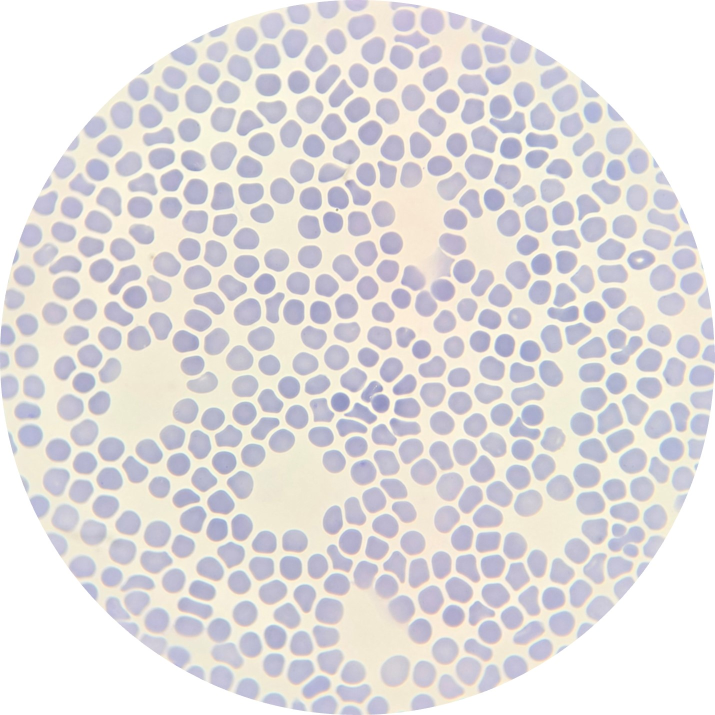
#> input picture Cell-Counting/sample_1.jpg, 1429 x 1430 px, given in place of Sample_1.png, which was not available (shown at 1/2 size)
$ python '개수세기_통합(kmeans-watershed)_HSV.py'
#> lines starting #> are read from the running program, lines starting #| are printed output that depends on the picture; after the words box and inside, x2 and y2 are one past the last pixel; in counts of white or black regions, pixels touching at a corner belong together; pictures that were not available may be replaced by others from this repository, and a replacement may not be noted
import cv2
import numpy as np
import matplotlib.pyplot as plt
from mpl_toolkits.mplot3d import Axes3D

# ===============================
# 0. 이미지 로드
# ===============================
img = cv2.imread("Contour_method\Sample_1.png")
#> img is the input picture: shape (1430, 1429, 3); mean B, G, R 221.9, 221.7, 225.1
assert img is not None, "이미지를 불러올 수 없습니다."

orig = img.copy()
img_rgb = cv2.cvtColor(img, cv2.COLOR_BGR2RGB)
img_hsv = cv2.cvtColor(img, cv2.COLOR_BGR2HSV)
#> img_hsv: shape (1430, 1429, 3); mean H, S, V 58.9, 19.6, 231.8

# ===============================
# 1. HSV 전체 기반 k-means
# ===============================
Z = img_hsv.reshape((-1, 3)).astype(np.float32)

K = 2
criteria = (cv2.TERM_CRITERIA_EPS + cv2.TERM_CRITERIA_MAX_ITER, 10, 1.0)

_, labels, centers = cv2.kmeans(
    Z, K, None, criteria, 10, cv2.KMEANS_RANDOM_CENTERS
)
#> centers = [[124.5, 23.4, 209.1], [14.5, 17.09, 247.4]]

labels_2d = labels.reshape(img.shape[:2])
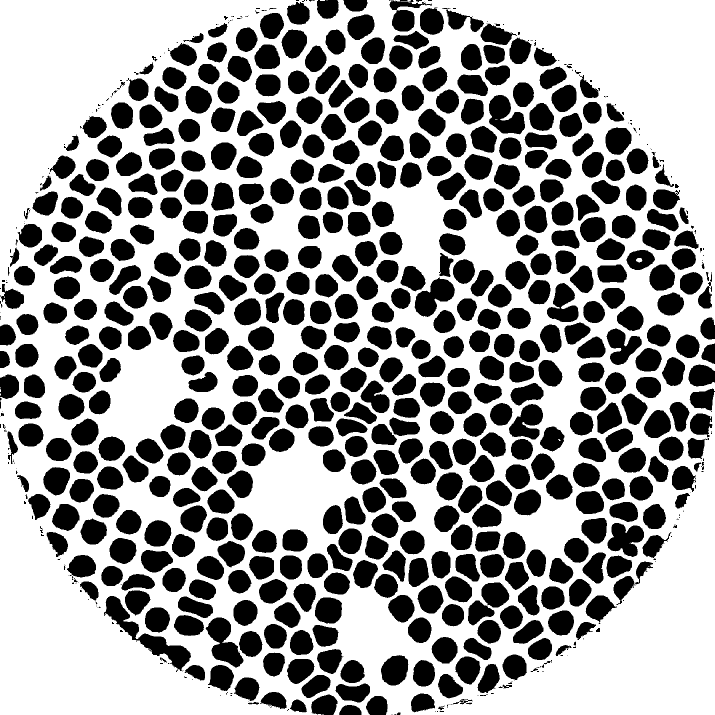
#> labels_2d: shape (1430, 1429) int32 (shown at 1/2 size); values 0 (black) and 1 (white), 59.6% white; 763 black regions (222 under 20 px), largest, box (x1, y1, x2, y2) and area: (208, 1192, 382, 1344) 5900, (412, 1235, 487, 1335) 3923, (978, 190, 1050, 269) 3658

# ===============================
# 2. 적혈구 클러스터 선택 (HSV 전체 기준)
#    보통: Value가 낮거나 Saturation이 높은 쪽
# ===============================
# 여기서는 Value가 낮은 클러스터를 적혈구로 가정
rbc_cluster = np.argmin(centers[:, 2])
#> rbc_cluster = 0

binary = np.zeros_like(labels_2d, dtype=np.uint8)
binary[labels_2d == rbc_cluster] = 255

# ===============================
# 3. Morphology
# ===============================
kernel = np.ones((3, 3), np.uint8)

opening = cv2.morphologyEx(binary, cv2.MORPH_OPEN, kernel, iterations=2)
sure_bg = cv2.dilate(opening, kernel, iterations=2)

# ===============================
# 4. Distance Transform
# ===============================
dist = cv2.distanceTransform(opening, cv2.DIST_L2, 5)

# ===============================
# 5. Marker 생성
# ===============================
_, sure_fg = cv2.threshold(
    dist, 0.4 * dist.max(), 255, 0
)
sure_fg = np.uint8(sure_fg)

unknown = cv2.subtract(sure_bg, sure_fg)

num_labels, markers = cv2.connectedComponents(sure_fg)
markers = markers + 1
markers[unknown == 255] = 0

# ===============================
# 6. Watershed
# ===============================
markers = cv2.watershed(img, markers)
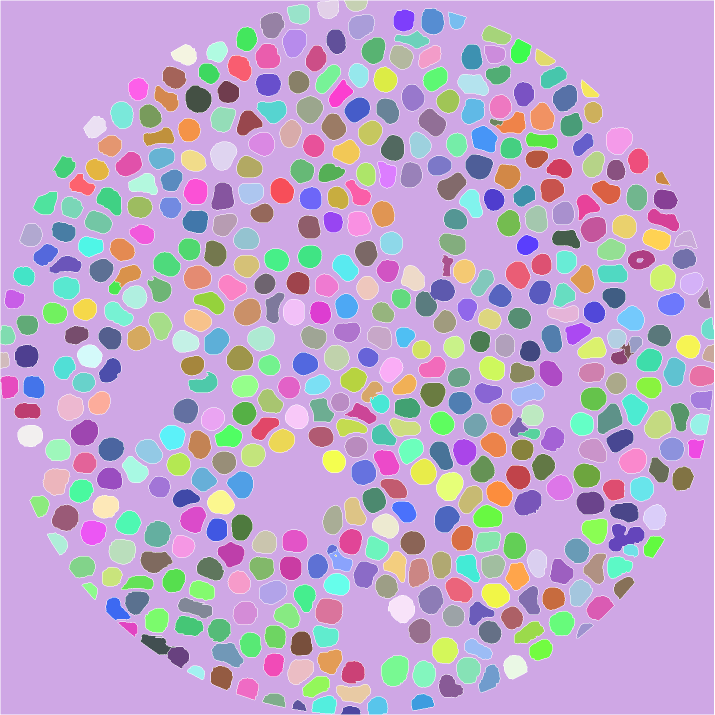
#> markers: shape (1430, 1429) int32 (shown at 1/2 size); 494 distinct labels, from -1 to 493; one colour per label, 0 black, -1 white

# ===============================
# 7. Contour & 개수 세기
# ===============================
output = orig.copy()
rbc_count = 0

for label in np.unique(markers):
    if label <= 1:
        continue

    mask = np.zeros(binary.shape, dtype="uint8")
    mask[markers == label] = 255

    cnts, _ = cv2.findContours(
        mask, cv2.RETR_EXTERNAL, cv2.CHAIN_APPROX_SIMPLE
    )

    if not cnts:
        continue

    cnt = max(cnts, key=cv2.contourArea)
    area = cv2.contourArea(cnt)

    if area < 30:
        continue

    cv2.drawContours(output, [cnt], -1, (0, 255, 0), 1)
    rbc_count += 1
#> this loop made 494 passes
#> area on passes 3 to 5: 703.5, 1144.5, 1324
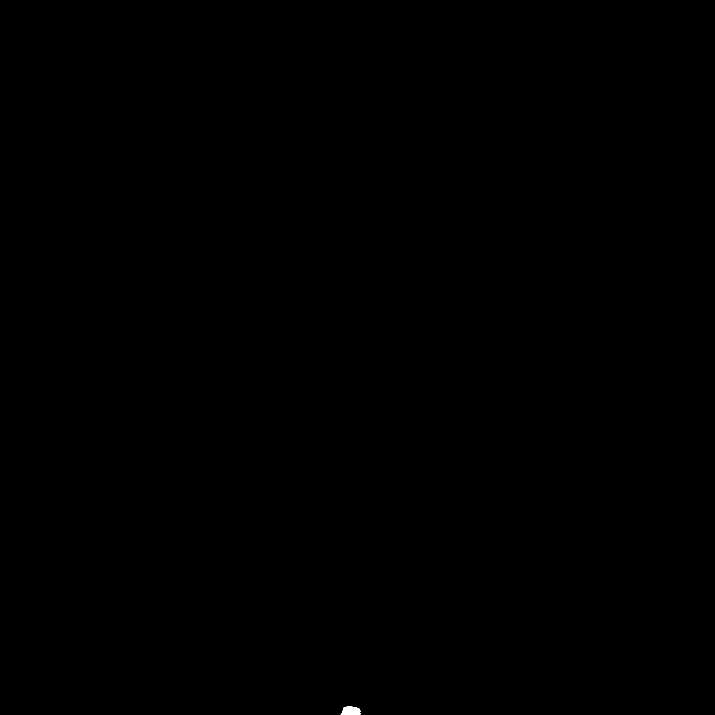
#> mask: shape (1430, 1429) (shown at 1/2 size); 0.03% white; 1 white region, box (x1, y1, x2, y2) and area: (681, 1412, 721, 1429) 532
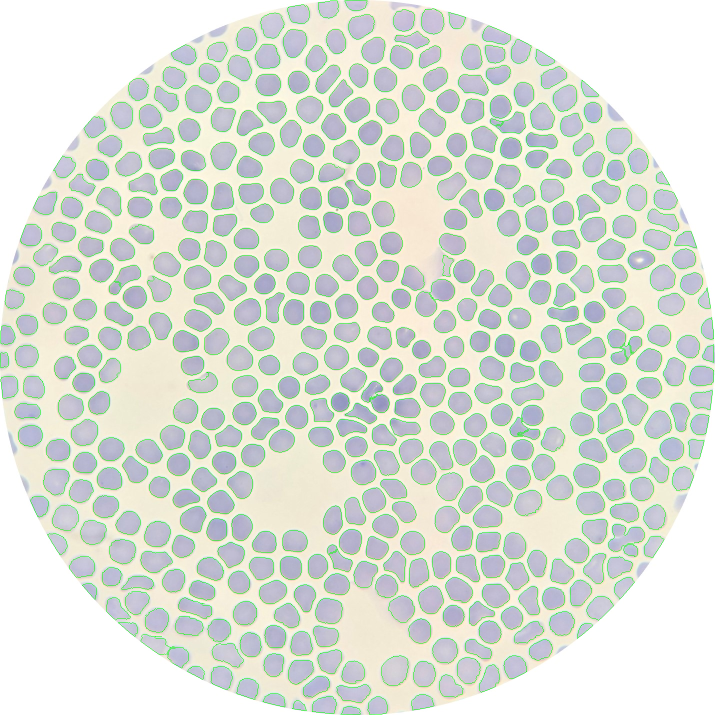
#> output: shape (1430, 1429, 3) (shown at 1/2 size); 3.21% of pixels changed, all inside (x1, y1, x2, y2) = (1, 1, 1428, 1429)
#> after the loop, rbc_count = 491

print("적혈구 개수:", rbc_count)
#| 적혈구 개수: 491

# ===============================
# 8. 결과 시각화
# ===============================
fig, ax = plt.subplots(2, 3, figsize=(15, 10))

ax[0,0].imshow(img_rgb)
ax[0,0].set_title("Original")

ax[0,1].imshow(labels_2d, cmap="tab10")
ax[0,1].set_title("HSV k-means Labels")

ax[0,2].imshow(binary, cmap="gray")
ax[0,2].set_title("HSV Cluster Mask")

ax[1,0].imshow(dist, cmap="jet")
ax[1,0].set_title("Distance Transform")

ax[1,1].imshow(markers, cmap="tab20")
ax[1,1].set_title("Watershed Labels")

ax[1,2].imshow(cv2.cvtColor(output, cv2.COLOR_BGR2RGB))
ax[1,2].set_title(f"Result (Count = {rbc_count})")

for a in ax.flatten():
    a.axis("off")

plt.tight_layout()
plt.show()
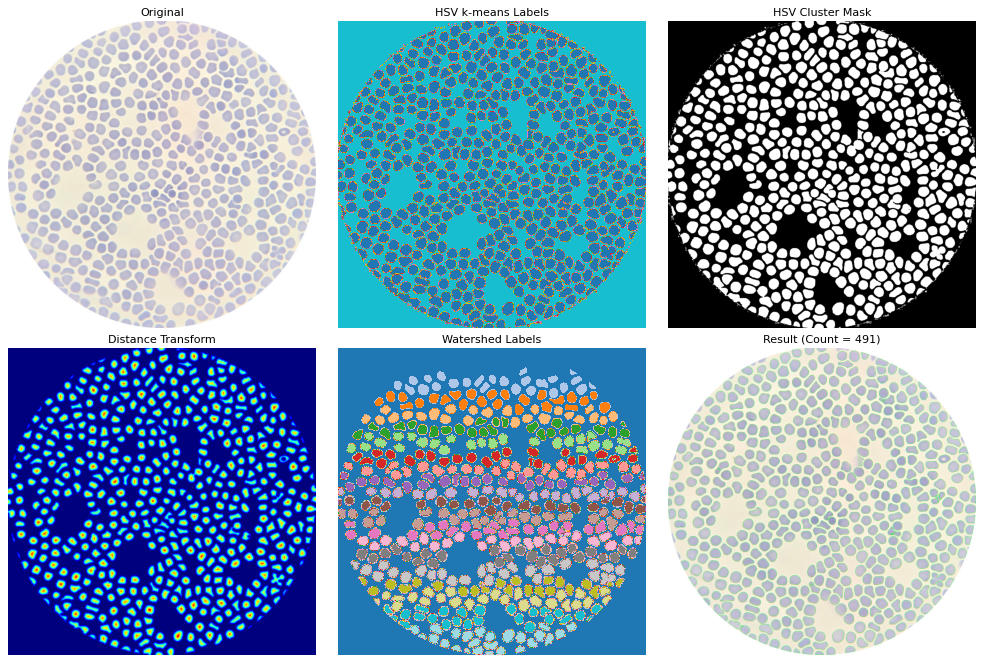
#> figure drawn by matplotlib, 6 panels

# ===============================
# 9. HSV 픽셀 3D 분포 시각화
# ===============================
pixels_hsv = img_hsv.reshape(-1, 3)
pixels_rgb = img_rgb.reshape(-1, 3)

num_samples = 15000
if pixels_hsv.shape[0] > num_samples:
    idx = np.random.choice(pixels_hsv.shape[0], num_samples, replace=False)
#> idx = 15000 values, max 2043339 at index 1476, min 151 at index 13224, mean 1021563.3
    pixels_hsv = pixels_hsv[idx]
    pixels_rgb = pixels_rgb[idx]

colors = pixels_rgb / 255.0

fig = plt.figure(figsize=(7,6))
ax = fig.add_subplot(111, projection='3d')

ax.scatter(
    pixels_hsv[:,0],
    pixels_hsv[:,1],
    pixels_hsv[:,2],
    c=colors,
    s=2
)

ax.set_title("HSV Pixel Distribution (3D)")
ax.set_xlabel("Hue")
ax.set_ylabel("Saturation")
ax.set_zlabel("Value")

plt.tight_layout()
plt.show()
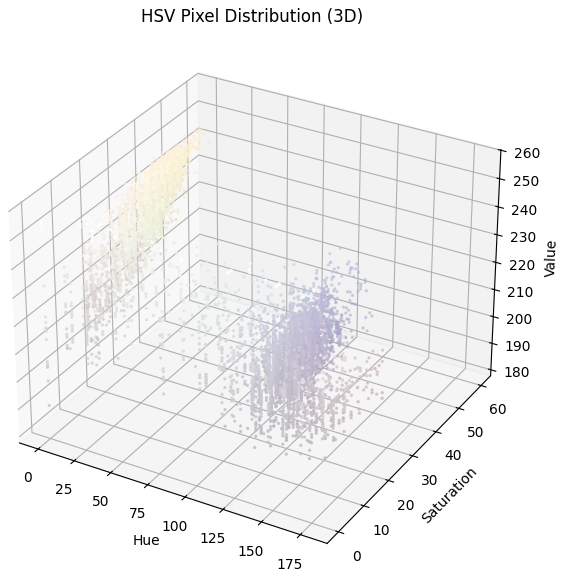
#> figure drawn by matplotlib, 1 panel

$ run again, with Cell-Counting/sample_infected_1.jpg copied over Cell-Counting/sample_1.jpg
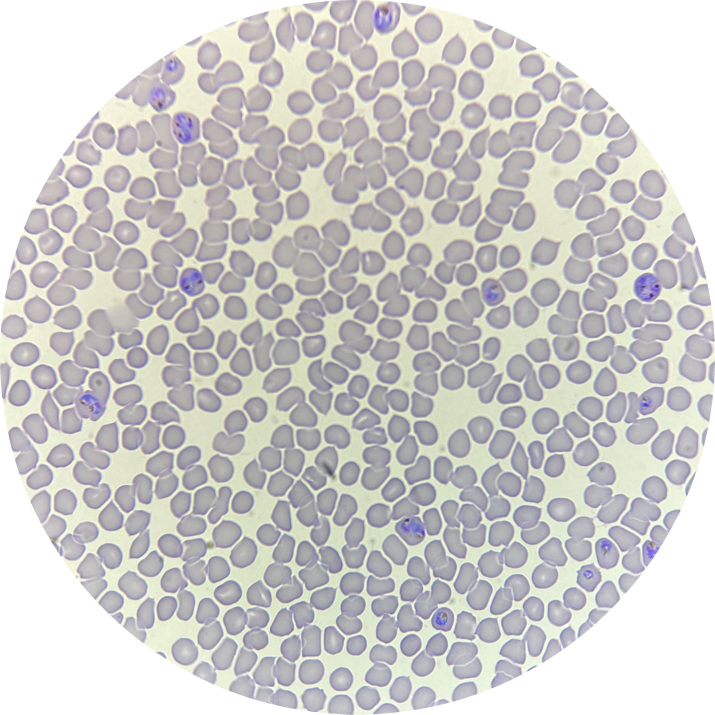
#> input picture Cell-Counting/sample_infected_1.jpg, 1430 x 1429 px, given in place of Sample_1.png, which was not available (shown at 1/2 size)
#> img is the input picture: shape (1429, 1430, 3); mean B, G, R 202.1, 203.6, 204.9
#> img_hsv: shape (1429, 1430, 3); mean H, S, V 64.5, 16.4, 209.8
#> centers = [[132.4, 20.06, 179.5], [18.53, 13.98, 230.6]]
#> `labels_2d = labels.reshape(img.shape[:2])`:
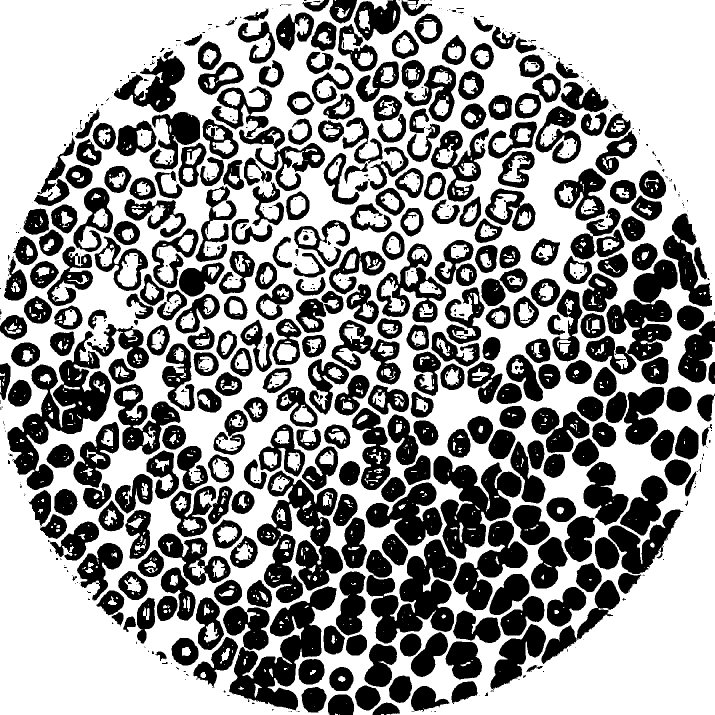
#> labels_2d: shape (1429, 1430) int32 (shown at 1/2 size); values 0 (black) and 1 (white), 59.6% white; 763 black regions (400 under 20 px), largest, box (x1, y1, x2, y2) and area: (15, 662, 222, 980) 22403, (514, 941, 686, 1206) 21609, (458, 1173, 673, 1421) 19890
#> rbc_cluster = 0
#> markers: shape (1429, 1430) int32; 237 distinct labels, from -1 to 237
#> the loop `for label in np.unique(markers):` made 237 passes
#> area on passes 3 to 5: 521, 1240, 883.5
#> after the loop `for label in np.unique(markers):`: rbc_count = 231
#| 적혈구 개수: 231
#> idx = 15000 values, max 2043339 at index 1476, min 151 at index 13224, mean 1021563.3
#> `plt.show()`:
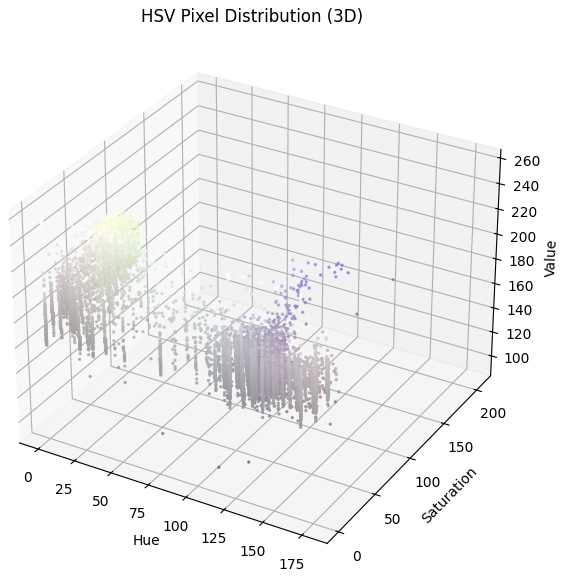
#> figure drawn by matplotlib, 1 panel

$ run again, with Cell-Counting/sample_infected_2.jpg copied over Cell-Counting/sample_1.jpg
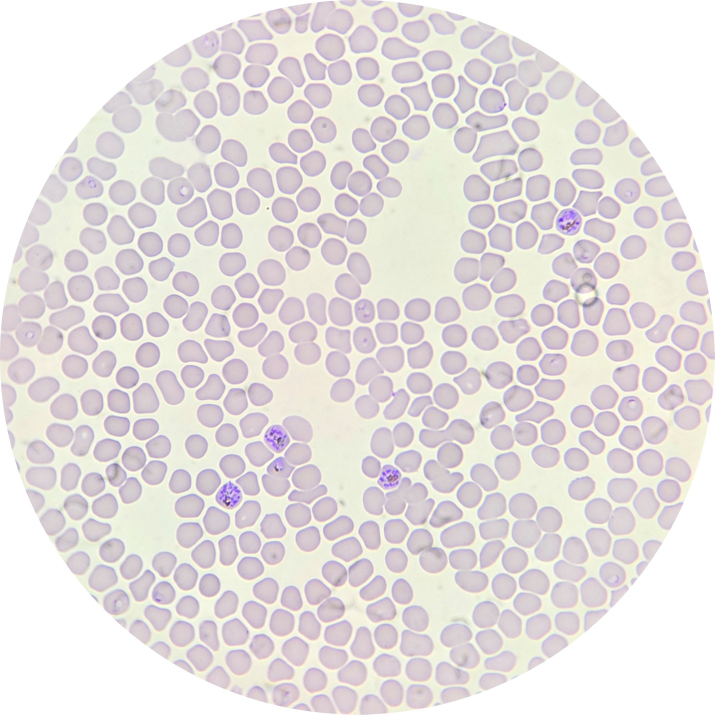
#> input picture Cell-Counting/sample_infected_2.jpg, 1429 x 1429 px, given in place of Sample_1.png, which was not available (shown at 1/2 size)
#> img is the input picture: shape (1429, 1429, 3); mean B, G, R 223, 223.5, 229.1
#> img_hsv: shape (1429, 1429, 3); mean H, S, V 78.9, 15.2, 231.1
#> centers = [[18.61, 12.63, 246.2], [153.8, 18.39, 212.7]]
#> `labels_2d = labels.reshape(img.shape[:2])`:
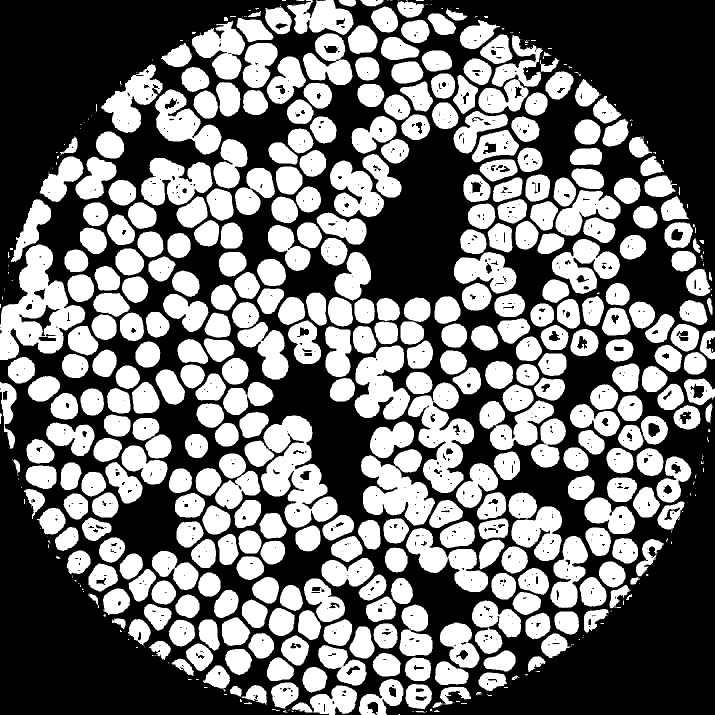
#> labels_2d: shape (1429, 1429) int32 (shown at 1/2 size); values 0 (black) and 1 (white), 44.5% white; 594 white regions (198 under 20 px), largest, box (x1, y1, x2, y2) and area: (0, 489, 171, 720) 18815, (522, 831, 675, 1056) 18042, (816, 765, 948, 986) 14224
#> rbc_cluster = 1
#> markers: shape (1429, 1429) int32; 527 distinct labels, from -1 to 525
#> the loop `for label in np.unique(markers):` made 527 passes
#> area on passes 4 to 6: 249, 290.5, 2520.5
#> after the loop `for label in np.unique(markers):`: rbc_count = 518
#| 적혈구 개수: 518
#> idx = 15000 values, max 2041917 at index 5698, min 188 at index 8707, mean 1017374.3
#> `plt.show()`:
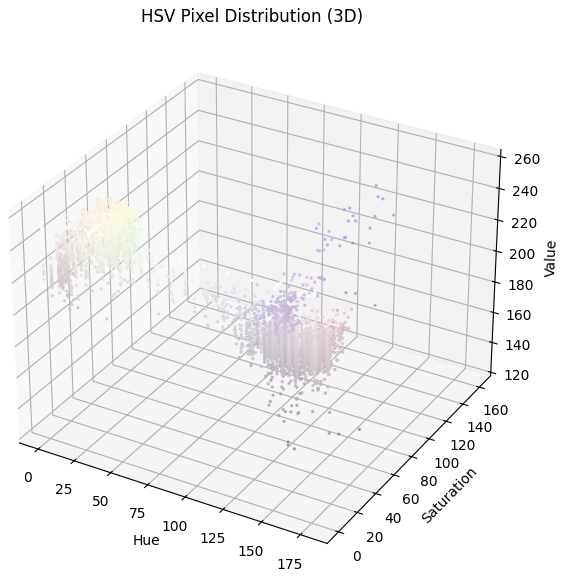
#> figure drawn by matplotlib, 1 panel
